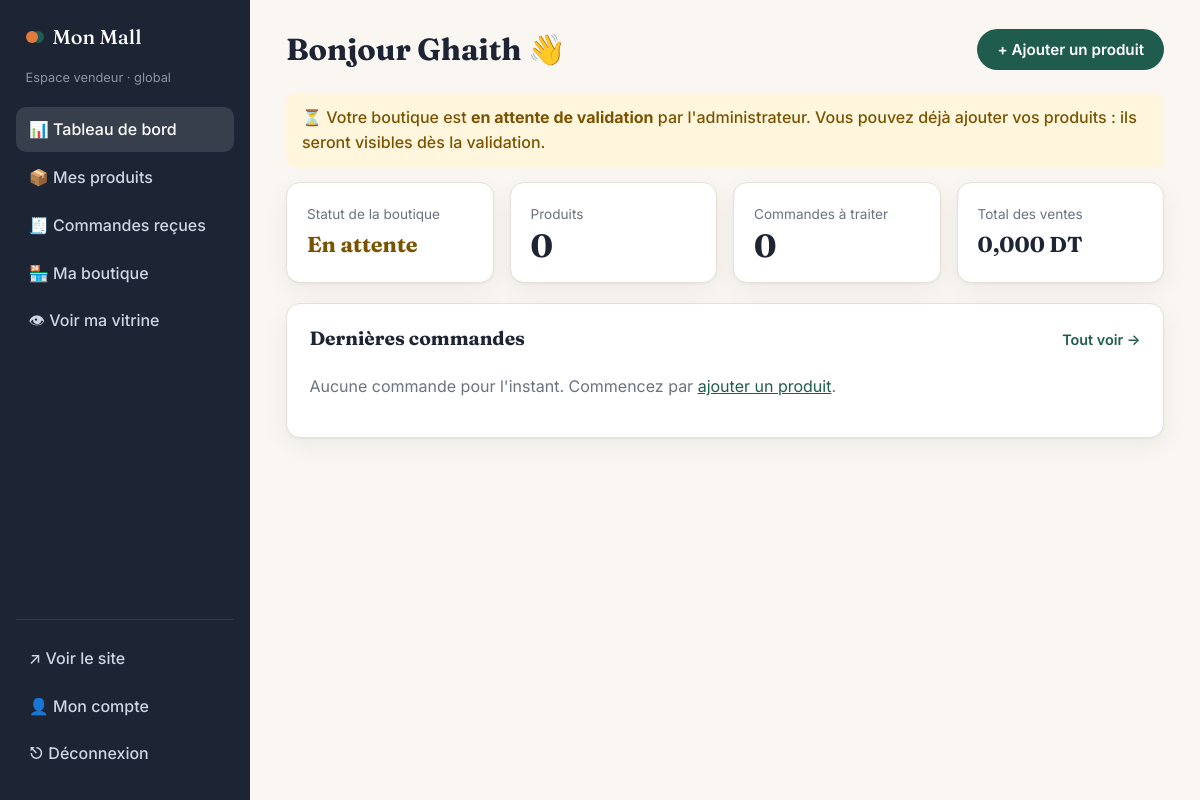
Screenshot of /vendeur/ (signed in) with the database file from the repository.
### tables this page shows
CREATE TABLE boutiques (
    id          INTEGER PRIMARY KEY AUTOINCREMENT,
    owner_id    INTEGER NOT NULL UNIQUE REFERENCES users(id) ON DELETE CASCADE,
    nom         TEXT NOT NULL,
    description TEXT,
    categorie   TEXT,
    telephone   TEXT,
    adresse     TEXT,
    logo        TEXT,
    statut      TEXT NOT NULL DEFAULT 'en_attente'
                CHECK (statut IN ('en_attente', 'approuvee', 'refusee', 'suspendue')),
    created_at  TEXT NOT NULL DEFAULT (datetime('now', 'localtime'))
);

CREATE TABLE users (
    id            INTEGER PRIMARY KEY AUTOINCREMENT,
    nom           TEXT NOT NULL,
    email         TEXT NOT NULL UNIQUE,
    telephone     TEXT,
    password_hash TEXT NOT NULL,
    role          TEXT NOT NULL CHECK (role IN ('client', 'vendeur', 'admin')),
    actif         INTEGER NOT NULL DEFAULT 1,
    created_at    TEXT NOT NULL DEFAULT (datetime('now', 'localtime'))
);

### app/vendeur.py (the view)
@vendeur_bp.route("/")
def dashboard():
    bid = g.boutique["id"]
    stats = {
        "produits": query("SELECT COUNT(*) n FROM produits WHERE boutique_id = ?", (bid,), one=True)["n"],
        "a_traiter": query("SELECT COUNT(*) n FROM commande_lignes WHERE boutique_id = ? AND statut = 'en_attente'",
                           (bid,), one=True)["n"],
        "ventes": query("""SELECT COALESCE(SUM(prix * quantite), 0) s FROM commande_lignes
                           WHERE boutique_id = ? AND statut != 'annulee'""", (bid,), one=True)["s"],
        "rupture": query("SELECT COUNT(*) n FROM produits WHERE boutique_id = ? AND stock = 0",
                         (bid,), one=True)["n"],
    }
    dernieres = query(
        """SELECT l.*, c.nom AS client, c.created_at FROM commande_lignes l
           JOIN commandes c ON c.id = l.commande_id
           WHERE l.boutique_id = ? ORDER BY l.id DESC LIMIT 6""",
        (bid,),
    )
    return render_template("vendeur/dashboard.html", stats=stats, dernieres=dernieres)

### app/auth.py (called while the page is built)
def load_user():
    g.user = None
    uid = session.get("user_id")
    if uid:
        user = query("SELECT * FROM users WHERE id = ?", (uid,), one=True)
        if user and user["actif"]:
            g.user = user
        else:
            session.pop("user_id", None)

### app/db.py (called while the page is built)
def get_db():
    if "db" not in g:
        g.db = sqlite3.connect(current_app.config["DATABASE"])
        g.db.row_factory = sqlite3.Row
        g.db.execute("PRAGMA foreign_keys = ON")
    return g.db

def query(sql, args=(), one=False):
    rows = get_db().execute(sql, args).fetchall()
    return (rows[0] if rows else None) if one else rows

### app/utils.py (called while the page is built)
def login_required(*roles):
    def decorator(view):
        @wraps(view)
        def wrapped(*args, **kwargs):
            if g.user is None:
                flash("Connectez-vous pour continuer.", "error")
                return redirect(url_for("auth.connexion", next=request.full_path))
            if roles and g.user["role"] not in roles:
                flash("Vous n'avez pas accès à cette page.", "error")
                return redirect(url_for("main.index"))
            return view(*args, **kwargs)
        return wrapped
    return decorator

### app/vendeur.py (called while the page is built)
@vendeur_bp.before_request
@login_required("vendeur")
def charger_boutique():
    g.boutique = query("SELECT * FROM boutiques WHERE owner_id = ?", (g.user["id"],), one=True)
    if g.boutique is None:
        abort(404)

### app/templates/vendeur/dashboard.html (shortened to what this page needs)
{% extends "vendeur/base.html" %}
{% block heading %}Bonjour {{ user.nom.split(' ')[0] }} 👋{% endblock %}
{% block actions %}<a class="btn" href="{{ url_for('vendeur.produit_form') }}">+ Ajouter un produit</a>{% endblock %}
{% block vendeur %}
<div class="kpis">
  <div class="kpi"><span>Statut de la boutique</span><strong class="kpi-text status-{{ g.boutique.statut }}">{{ STATUTS[g.boutique.statut] }}</strong></div>
  <div class="kpi"><span>Produits</span><strong>{{ stats.produits }}</strong></div>
  <div class="kpi"><span>Commandes à traiter</span><strong class="{{ 'accent' if stats.a_traiter }}">{{ stats.a_traiter }}</strong></div>
  <div class="kpi"><span>Total des ventes</span><strong class="kpi-text">{{ stats.ventes | dt }}</strong></div>
</div>
<section class="panel">
  <div class="panel-head">
    <h3>Dernières commandes</h3>
    <a href="{{ url_for('vendeur.commandes') }}">Tout voir →</a>
  </div>
  {% if dernieres %}
    <ul class="list">
      {% for l in dernieres %}
        <li>
          <span><strong>{{ l.quantite }} × {{ l.nom_produit }}</strong> <small class="muted">— {{ l.client }}, {{ l.created_at[:16] }}</small></span>
          <span class="status status-{{ l.statut }}">{{ STATUTS[l.statut] }}</span>
        </li>
      {% endfor %}
    </ul>
  {% else %}
    <p class="muted">Aucune commande pour l'instant.{% if not stats.produits %} Commencez par <a href="{{ url_for('vendeur.produit_form') }}">ajouter un produit</a>.{% endif %}</p>
  {% endif %}
</section>
{% endblock %}

### app/templates/vendeur/base.html (shortened to what this page needs)
{% extends "dash_base.html" %}
{% block role %}Espace vendeur · {{ g.boutique.nom }}{% endblock %}
{% block menu %}
  {% set ep = request.endpoint %}
  <a href="{{ url_for('vendeur.dashboard') }}" class="{{ 'active' if ep == 'vendeur.dashboard' }}">📊 Tableau de bord</a>
  <a href="{{ url_for('vendeur.produits') }}" class="{{ 'active' if ep in ('vendeur.produits', 'vendeur.produit_form') }}">📦 Mes produits</a>
  <a href="{{ url_for('vendeur.commandes') }}" class="{{ 'active' if ep == 'vendeur.commandes' }}">🧾 Commandes reçues</a>
  <a href="{{ url_for('vendeur.reglages') }}" class="{{ 'active' if ep == 'vendeur.reglages' }}">🏪 Ma boutique</a>
  <a href="{{ url_for('main.boutique', boutique_id=g.boutique.id) }}">👁 Voir ma vitrine</a>
{% endblock %}
{% block dash %}
  {% if g.boutique.statut == 'en_attente' %}
    <div class="flash flash-warn">⏳ Votre boutique est <strong>en attente de validation</strong> par l'administrateur. Vous pouvez déjà ajouter vos produits : ils seront visibles dès la validation.</div>
  {% elif g.boutique.statut == 'refusee' %}
    <div class="flash flash-error">Votre boutique a été refusée. Contactez l'administrateur pour plus d'informations.</div>
  {% elif g.boutique.statut == 'suspendue' %}
    <div class="flash flash-error">Votre boutique est suspendue : elle n'est plus visible par les clients.</div>
  {% endif %}
  {% block vendeur %}{% endblock %}
{% endblock %}

### app/static/css/style.css (style rules this page uses)
:root { --bg: #faf7f2; --surface: #ffffff; --ink: #1d2433; --muted: #6b7280; --line: #e7e1d7; --primary: #1f5c4d; --primary-soft: #e6efe9; --accent: #e07a3f; --accent-soft: #fdeee4; --danger: #b42318; --warn-bg: #fff6dd; --warn-ink: #7a5300; --radius: 14px; --shadow: 0 1px 2px rgba(29,36,51,.05), 0 8px 24px rgba(29,36,51,.06); --serif: "Fraunces", Georgia, serif; --sans: "Inter", system-ui, -apple-system, "Segoe UI", sans-serif; }
* { box-sizing: border-box; }
html, body { margin: 0; }
body { font-family: var(--sans); background: var(--bg); color: var(--ink); line-height: 1.55; }
a { color: var(--primary); }
h1, h2, h3 { font-family: var(--serif); line-height: 1.15; margin: 0 0 .5em; }
h3 { font-size: 1.2rem; }
.muted { color: var(--muted); }
.btn { display: inline-block; text-align: center; background: var(--primary); color: #fff; padding: .7rem 1.25rem; border-radius: 999px; border: 0; font: 600 .95rem var(--sans); text-decoration: none; cursor: pointer; transition: transform .15s, opacity .15s; }
.panel { background: var(--surface); border: 1px solid var(--line); border-radius: var(--radius); padding: 1.4rem; box-shadow: var(--shadow); }
.status-en_attente { background: var(--warn-bg); color: var(--warn-ink); }
.flash { padding: .8rem 1rem; border-radius: 10px; margin: 0 0 .9rem; font-weight: 500; }
.flash-warn { background: var(--warn-bg); color: var(--warn-ink); }

### app/static/css/dash.css (style rules this page uses)
.sidebar a { color: #cfd5e1; text-decoration: none; padding: .62rem .8rem; border-radius: 10px; font-weight: 500; }
.sidebar a.active { background: rgba(255,255,255,.12); color: #fff; }
.kpis { display: grid; grid-template-columns: repeat(4, 1fr); gap: 1rem; margin-bottom: 1.25rem; }
.kpi { background: var(--surface); border: 1px solid var(--line); border-radius: var(--radius); padding: 1.1rem 1.25rem; box-shadow: var(--shadow); }
.kpi span { color: var(--muted); font-size: .85rem; }
.kpi strong { display: block; font: 700 2rem var(--serif); }
.kpi strong.kpi-text { font-size: 1.35rem; margin-top: .35rem; background: none; padding: 0; }
.kpi .status-en_attente { color: var(--warn-ink); }
.panel { margin-bottom: 1rem; }
.panel-head { display: flex; justify-content: space-between; align-items: baseline; gap: 1rem; }
.panel-head a { font-weight: 600; text-decoration: none; font-size: .9rem; }

### rows the page displays
boutiques: boutique.nom "global", statut "En attente"
users: nom "Ghaith"

### other values shown
{{ site_name }} "Mon Mall"
{{ stats.produits }} "0"
{{ stats.a_traiter }} "0"
{{ stats.ventes | dt }} "0,000 DT"
